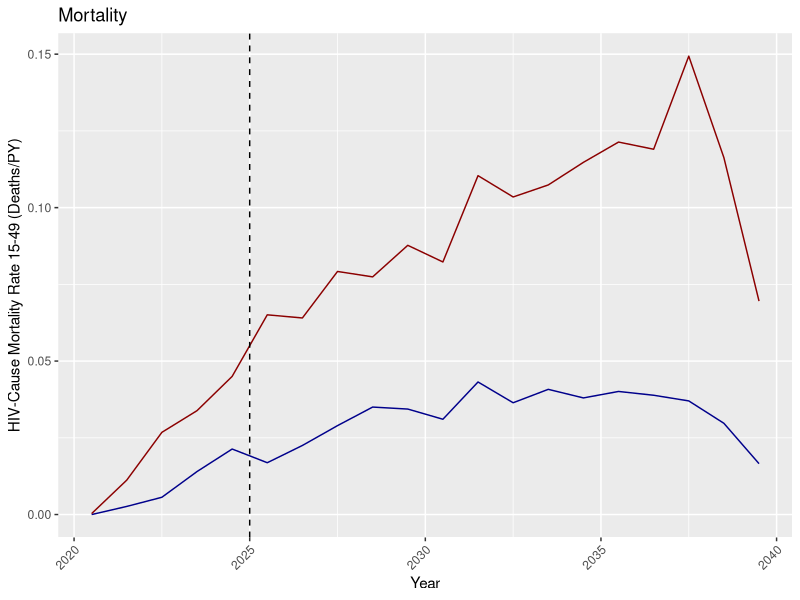
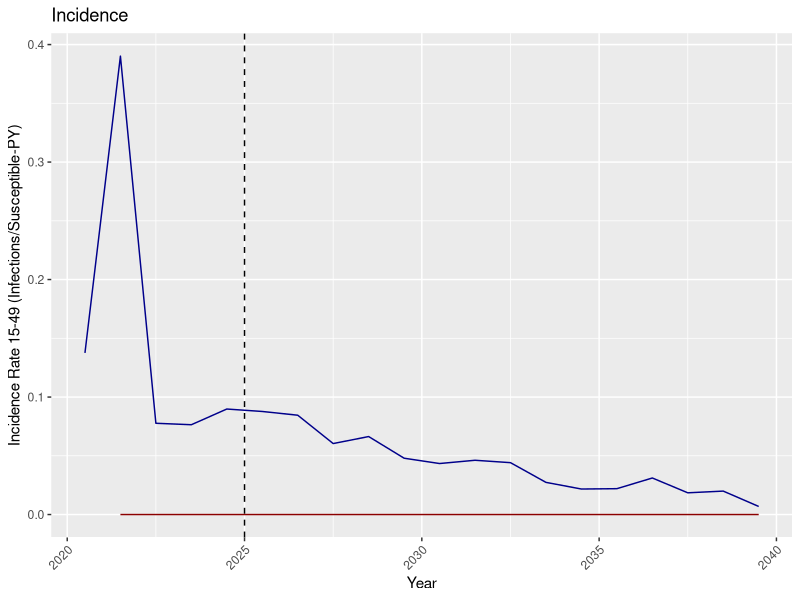
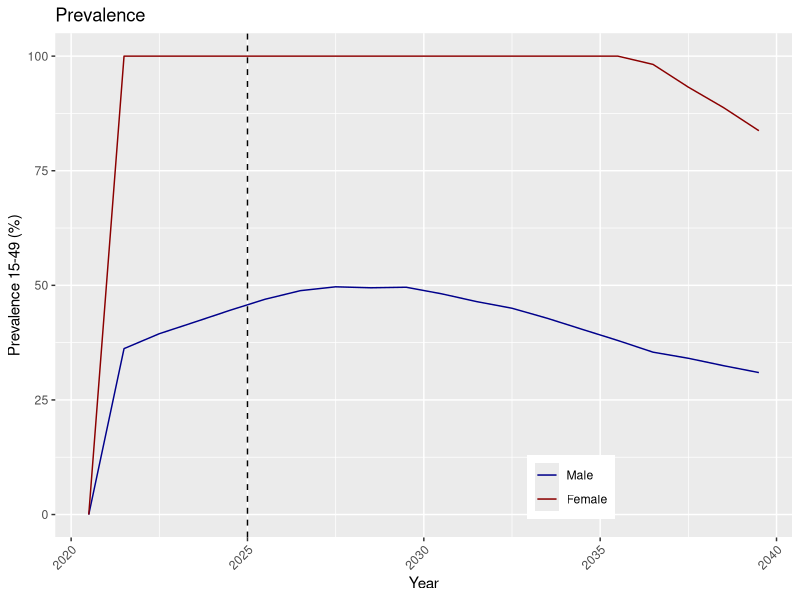

Generate these figures, in order, with R:
# SUMMARY: Plot HIV prevalence, incidence rate, and mortality rate for ages 15-49 by gender
# INPUT: output/ReportHIVByAgeAndGender.csv
# OUTPUT: figs/HIV_Summary.png

rm( list=ls( all=TRUE ) )
graphics.off()

library(reshape)
library(ggplot2)
library(gridExtra)

STIBARRIER_YEAR = 2025

fig_dir = 'figs'
if( !file.exists(fig_dir) ) {
    dir.create(fig_dir)
}

dat = read.csv(file.path("output", "ReportHIVByAgeAndGender.csv"))

prevalent.m = melt(dat, 
    id=c("Year", "Gender", "Age"),
    measure=c("Population", "Infected", "On_ART"))

incident.m = melt(dat, 
    id=c("Year", "Gender", "Age"),
    measure=c("Died", "Died_from_HIV", "Newly.Infected"))

Years = unique(prevalent.m$Year)
nYears = 2*floor(length(Years)/2)   # Make it even
midYears = Years[seq(0,nYears-1) %% 2 == 0]   # First is mid-year

# midYear function for stitching half years together
midYear = function(year) {
    if( any(midYears == year) ) {
        return(year)
    }

    idx = which(year == Years)
    stopifnot(idx > 0)
    return( Years[[idx-1]] )
}

prevalent.m = prevalent.m[prevalent.m$Year %in% midYears,]
prevalent.c = cast(prevalent.m, Year + Gender~ variable, sum, subset=(Age>=15 & Age<50))

incident.m$Year = sapply(incident.m$Year, midYear)
incident.c = cast(incident.m, Year + Gender ~ variable, sum, subset=(Age>=15 & Age<50))

both.c = merge(prevalent.c, incident.c, by=c("Year", "Gender"))
both.c$Prevalence = 100 * both.c$Infected / both.c$Population
both.c$IncidenceRate = both.c$Newly.Infected / (both.c$Population - both.c$Infected)
both.c$IncidenceRate[ is.nan(both.c$IncidenceRate) ] = 0
both.c$HIVCauseMortalityRate = both.c$Died_from_HIV / both.c$Population
both.c$Gender = factor(both.c$Gender, labels=c("Male", "Female"))

# set female incidence rate to zero in seed year to avoid meaningless spike upon seeding infections
both.c$IncidenceRate[is.na(both.c$IncidenceRate) & both.c$Gender=='Female'] <- 0
both.c$IncidenceRate[both.c$Year==2020.5 & both.c$Gender=='Female'] <- NA


p.prevalence = ggplot(both.c, aes(x=Year, y=Prevalence, colour=Gender)) +
    geom_line() +
    geom_vline(xintercept=STIBARRIER_YEAR, colour="black", linetype="dashed") + 
    scale_color_manual(values=c("darkblue", "darkred")) +
    theme(axis.text.x = element_text(angle = 45, hjust = 1)) +
    theme(legend.position=c(0.7,0.1)) +
    theme(legend.title=element_blank()) +
    xlab( "Year" ) +
    ylab( "Prevalence 15-49 (%)" ) +
    ggtitle( "Prevalence" )

p.incidence = ggplot(both.c, aes(x=Year, y=IncidenceRate, colour=Gender)) +
    geom_line() +
    geom_vline(xintercept=STIBARRIER_YEAR, colour="black", linetype="dashed") + 
    scale_color_manual(values=c("darkblue", "darkred")) +
    theme(axis.text.x = element_text(angle = 45, hjust = 1)) +
    theme(legend.position="none") +
    theme(legend.title=element_blank()) +
    xlab( "Year" ) +
    ylab( "Incidence Rate 15-49 (Infections/Susceptible-PY)" ) +
    ggtitle( "Incidence" )

p.deaths = ggplot(both.c, aes(x=Year, y=HIVCauseMortalityRate, colour=Gender)) +
    geom_line() +
    geom_vline(xintercept=STIBARRIER_YEAR, colour="black", linetype="dashed") + 
    scale_color_manual(values=c("darkblue", "darkred")) +
    theme(axis.text.x = element_text(angle = 45, hjust = 1)) +
    theme(legend.position="none") +
    theme(legend.title=element_blank()) +
    xlab( "Year" ) +
    ylab( "HIV-Cause Mortality Rate 15-49 (Deaths/PY)" ) +
    ggtitle( "Mortality" )

q = arrangeGrob(p.prevalence, p.incidence, p.deaths, ncol=3)

ggsave(file.path(fig_dir,"HIV_Summary.png"), plot=q, width=6, height=4)
